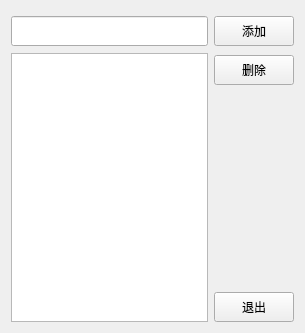
<?xml version="1.0" encoding="UTF-8"?>
<ui version="4.0">
 <class>FormGoodsTypeManage</class>
 <widget class="QWidget" name="FormGoodsTypeManage">
  <property name="geometry">
   <rect>
    <x>0</x>
    <y>0</y>
    <width>305</width>
    <height>333</height>
   </rect>
  </property>
  <property name="windowTitle">
   <string>仓库商品分类管理</string>
  </property>
  <layout class="QGridLayout" name="gridLayout">
   <item row="0" column="0">
    <layout class="QVBoxLayout" name="verticalLayout_2">
     <property name="spacing">
      <number>7</number>
     </property>
     <property name="topMargin">
      <number>5</number>
     </property>
     <item>
      <widget class="QLineEdit" name="lineEdit_new">
       <property name="minimumSize">
        <size>
         <width>0</width>
         <height>30</height>
        </size>
       </property>
      </widget>
     </item>
     <item>
      <widget class="QListWidget" name="listWidget"/>
     </item>
    </layout>
   </item>
   <item row="0" column="1">
    <layout class="QVBoxLayout" name="verticalLayout">
     <property name="spacing">
      <number>9</number>
     </property>
     <property name="topMargin">
      <number>5</number>
     </property>
     <item>
      <widget class="QPushButton" name="pushButton_add">
       <property name="minimumSize">
        <size>
         <width>0</width>
         <height>30</height>
        </size>
       </property>
       <property name="maximumSize">
        <size>
         <width>80</width>
         <height>16777215</height>
        </size>
       </property>
       <property name="text">
        <string>添加</string>
       </property>
      </widget>
     </item>
     <item>
      <widget class="QPushButton" name="pushButton_del">
       <property name="minimumSize">
        <size>
         <width>0</width>
         <height>30</height>
        </size>
       </property>
       <property name="maximumSize">
        <size>
         <width>80</width>
         <height>16777215</height>
        </size>
       </property>
       <property name="text">
        <string>删除</string>
       </property>
      </widget>
     </item>
     <item>
      <spacer name="verticalSpacer">
       <property name="orientation">
        <enum>Qt::Vertical</enum>
       </property>
       <property name="sizeHint" stdset="0">
        <size>
         <width>20</width>
         <height>40</height>
        </size>
       </property>
      </spacer>
     </item>
     <item>
      <widget class="QPushButton" name="pushButton_exit">
       <property name="minimumSize">
        <size>
         <width>0</width>
         <height>30</height>
        </size>
       </property>
       <property name="maximumSize">
        <size>
         <width>80</width>
         <height>16777215</height>
        </size>
       </property>
       <property name="text">
        <string>退出</string>
       </property>
      </widget>
     </item>
    </layout>
   </item>
  </layout>
 </widget>
 <resources/>
 <connections/>
</ui>
